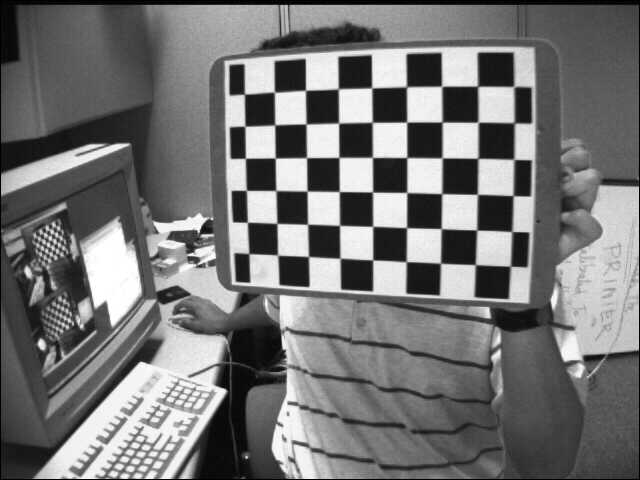
#> input picture openCV-data/left01.jpg, 640 x 480 px
$ python openCV.py
#> lines starting #> are read from the running program, lines starting #| are printed output that depends on the picture; long printed decimals are rounded
import cv2 as cv
import numpy as np

# Prepare object points
pattern_size = (7, 6)
objp = np.zeros((pattern_size[0]*pattern_size[1], 3), np.float32)
objp[:, :2] = np.mgrid[0:pattern_size[0], 0:pattern_size[1]].T.reshape(-1, 2)

# Arrays for points
objpoints = []
imgpoints = []

# Load single image
img = cv.imread("../openCV-data/left01.jpg")
#> img is the input picture: shape (480, 640, 3); min 0, max 255, mean 116.6
gray = cv.cvtColor(img, cv.COLOR_BGR2GRAY)

# Detect corners
ret, corners = cv.findChessboardCorners(gray, pattern_size, None)
#> ret = True; corners = 42 rows, first 8: [475.4, 264.8], [440.5, 263.2], [405.9, 261.5], [372.9, 259.9], [340.6, 258.5], [308.7, 256.4], [277.6, 255.1], [476.7, 230.1]
if ret:
    objpoints.append(objp)
    corners2 = cv.cornerSubPix(gray, corners, (11,11), (-1,-1),
                               (cv.TERM_CRITERIA_EPS + cv.TERM_CRITERIA_MAX_ITER, 30, 0.001))
#> corners2 = 42 rows, first 8: [475.3, 264.6], [440.5, 263.2], [406.2, 261.7], [372.7, 259.9], [340, 258.2], [308.5, 256.5], [277.6, 255.1], [476.7, 230]
    imgpoints.append(corners2)
else:
    raise RuntimeError("Failed to detect corners.")

# Call calibrateCamera on a single image
ret, mtx, dist, rvecs, tvecs = cv.calibrateCamera(objpoints, imgpoints, gray.shape[::-1], None, None)
#> ret = 0.146; mtx = [[841.1, 0, 299.8], [0, 795.4, 311.1], [0, 0, 1]]; dist = [[-0.744, 1.23, -0.063, 0.0252, -4.97]]; rvecs = ([-0.679, 0.378, -3.01],); tvecs = ([4.77, -1.27, 22.63],)

print("Estimated intrinsic matrix K:")
print(mtx)
#| [[841.134   0.         299.812]
#|  [  0.         795.423 311.139]
#|  [  0.           0.           1.        ]]
print("Estimated distortion coefficients:")
print(dist)
#| [[-0.7441  1.229 -0.06301  0.02516 -4.970]]
print("Reprojection error:", ret)
#| Reprojection error: 0.1462

# Optional: undistort
h, w = img.shape[:2]
#> h = 480; w = 640
newcameramtx, _ = cv.getOptimalNewCameraMatrix(mtx, dist, (w,h), 1, (w,h))
#> newcameramtx = [[472.5, 0, 227.3], [0, 362.1, 382.8], [0, 0, 1]]
undistorted = cv.undistort(img, mtx, dist, None, newcameramtx)
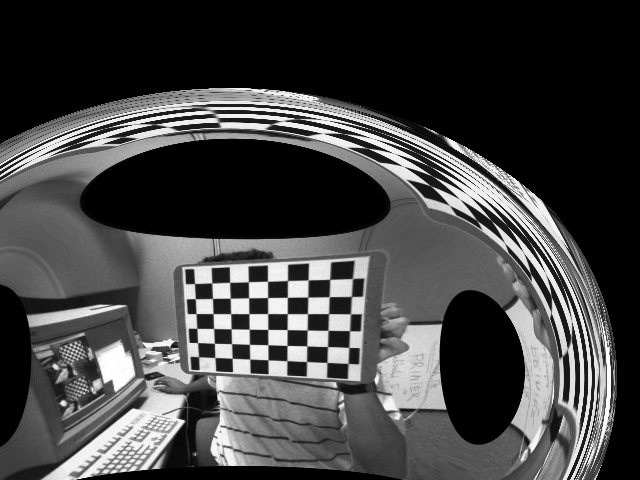
#> undistorted: shape (480, 640, 3); min 0, max 255, mean 67.2
cv.imwrite("undistorted_singleview.png", undistorted)
#> (the run stopped early here; a loop or call above may not have finished)

$ run again, with openCV-data/left06.jpg copied over openCV-data/left01.jpg
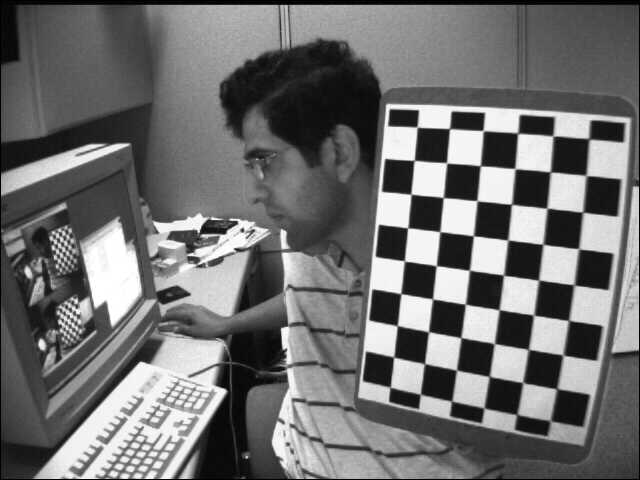
#> input picture openCV-data/left06.jpg, 640 x 480 px
#> img is the input picture: shape (480, 640, 3); min 0, max 255, mean 111.6
#> `ret, corners = cv.findChessboardCorners(gray, pattern_size, None)`: ret = True; corners = 42 rows, first 8: [393.4, 357.4], [397.1, 325.6], [400.9, 293.6], [404.5, 261], [407.6, 227.9], [411.1, 194.4], [414.3, 160.3], [425.3, 364.2]
#> corners2 = 42 rows, first 8: [393.7, 357], [397.3, 325.6], [400.8, 293.6], [404.4, 261], [407.7, 227.8], [410.9, 194.2], [414.1, 160.4], [424.5, 363.6]
#> `ret, mtx, dist, rvecs, tvecs = cv.calibrateCamera(objpoints, imgpoints..`: ret = 0.117; mtx = [[574.7, 0, 288.4], [0, 587.5, 224.7], [0, 0, 1]]; dist = [[-0.31, 0.128, 0.000395, 0.0181, -0.0952]]; rvecs = ([-0.34, 0.43, -1.43],); tvecs = ([3.27, 4.06, 17.68],)
#| [[574.741   0.         288.401]
#|  [  0.         587.484 224.725]
#|  [  0.           0.           1.        ]]
#| [[-0.3103  0.1278  0.000395    0.01815 -0.09523]]
#| Reprojection error: 0.1166
#> newcameramtx = [[456.5, 0, 300.5], [0, 467.6, 220.5], [0, 0, 1]]
#> `undistorted = cv.undistort(img, mtx, dist, None, newcameramtx)`:
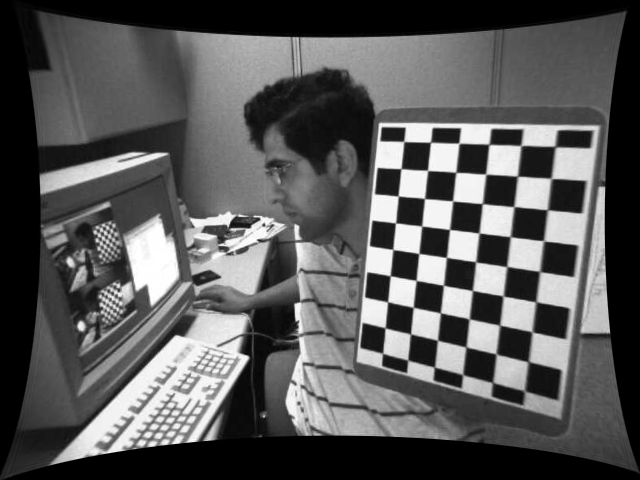
#> undistorted: shape (480, 640, 3); min 0, max 255, mean 88.1
